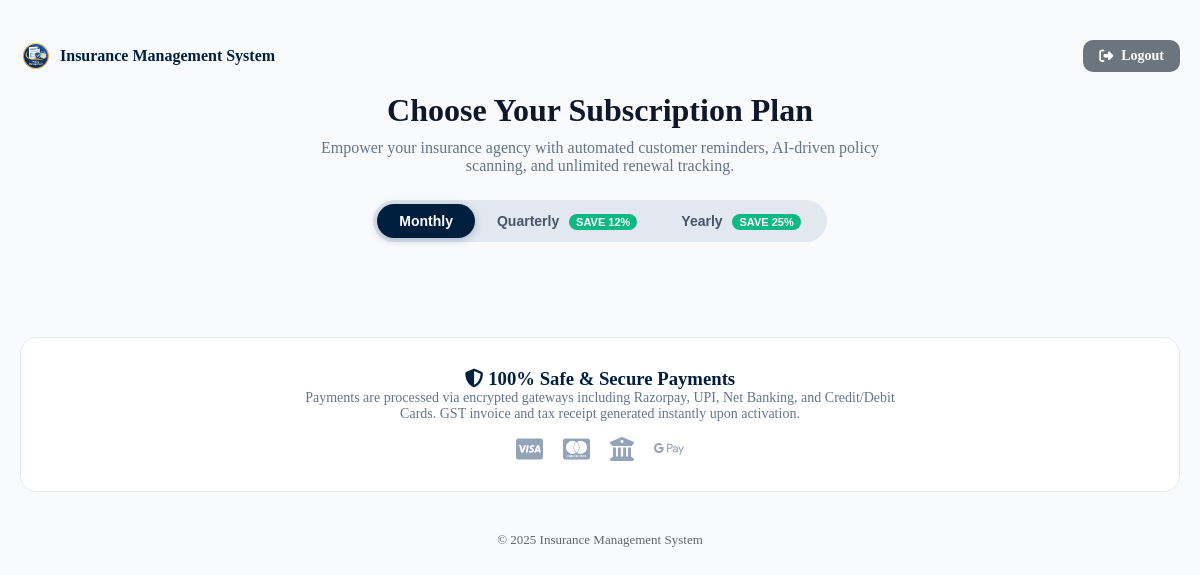
The page /agent_plans.php (signed in) on the database as committed earlier.
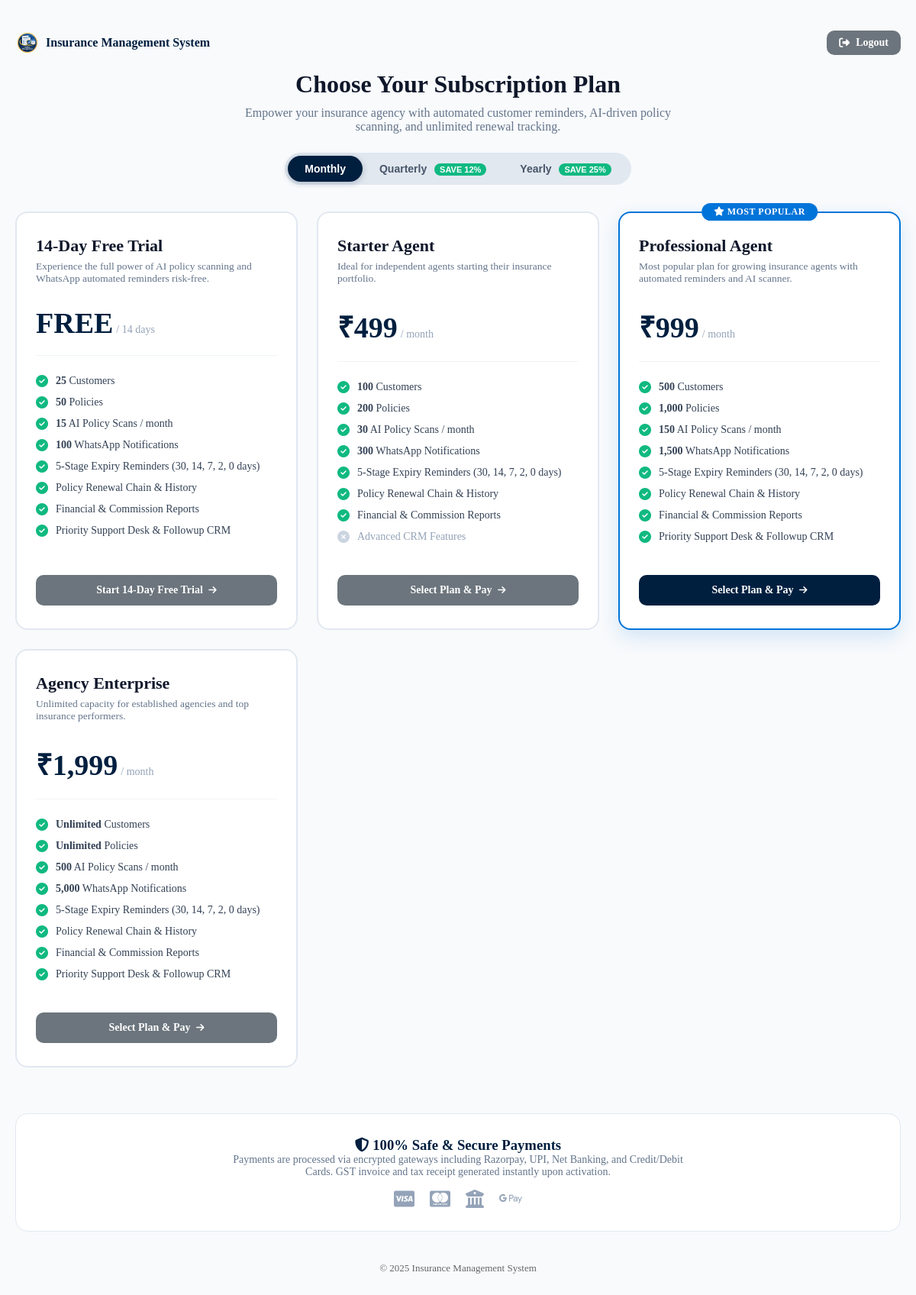
The same page on the database as committed later.
### tables this page shows
CREATE TABLE `subscription_plans` (
  `id` BIGINT AUTO_INCREMENT PRIMARY KEY,
  `name` VARCHAR(100) NOT NULL,
  `slug` VARCHAR(100) NOT NULL UNIQUE,
  `description` TEXT NULL,
  `monthly_price` DECIMAL(10,2) NOT NULL DEFAULT 0.00,
  `quarterly_price` DECIMAL(10,2) NOT NULL DEFAULT 0.00,
  `yearly_price` DECIMAL(10,2) NOT NULL DEFAULT 0.00,
  `validity_days` INT NOT NULL DEFAULT 30,
  `max_customers` INT NOT NULL DEFAULT 100,
  `max_policies` INT NOT NULL DEFAULT 200,
  `monthly_ai_scans` INT NOT NULL DEFAULT 50,
  `team_members_limit` INT NOT NULL DEFAULT 1,
  `whatsapp_limit` INT NOT NULL DEFAULT 500,
  `reports_access` BOOLEAN NOT NULL DEFAULT TRUE,
  `advanced_features` BOOLEAN NOT NULL DEFAULT FALSE,
  `is_trial` BOOLEAN NOT NULL DEFAULT FALSE,
  `trial_days` INT NOT NULL DEFAULT 0,
  `is_active` BOOLEAN NOT NULL DEFAULT TRUE,
  `display_order` INT NOT NULL DEFAULT 0,
  `created_at` DATETIME DEFAULT CURRENT_TIMESTAMP,
  `updated_at` DATETIME DEFAULT CURRENT_TIMESTAMP ON UPDATE CURRENT_TIMESTAMP,
  INDEX `idx_plan_slug` (`slug`),
  INDEX `idx_plan_active` (`is_active`)
);

### config.php (called while the page is built, shortened)
<?php
function getDBConnection() {
    try {
        for ($try = 0; ; $try++) {
            try {
                $conn = new mysqli(DB_HOST, DB_USER, DB_PASS, DB_NAME);
                break;
            } catch (mysqli_sql_exception $e) {
                if ($try >= 3 || in_array($e->getCode(), [1044, 1045, 1049], true)) throw $e;
                error_log("DB connect retry " . ($try + 1) . ": " . $e->getMessage());
                usleep([150000, 400000, 900000][$try]);
            }
        }
        $conn->set_charset("utf8mb4");
        return $conn;
    } catch (Throwable $e) {
        error_log("Database error: " . $e->getMessage());
        $msg = htmlspecialchars($e->getMessage());
        die("<div style='font-family:sans-serif;max-width:620px;margin:50px auto;padding:25px;border:1px solid #f5c6cb;background:#f8d7da;color:#721c24;border-radius:8px;box-shadow:0 4px 12px rgba(0,0,0,0.08);'>
            <h3 style='margin-top:0;color:#721c24;'>Database Error</h3>
            <p><strong>Cause:</strong> " . $msg . "</p>
            <p style='font-size:14px;color:#555;'>Please verify your credentials in <code>config.php</code> or initialize your database using <a href='setup.php' style='color:#0d6efd;font-weight:bold;'>setup.php</a>.</p>
        </div>");
    }
}
function getSetting($key, $default = null) {
    try {
        $conn = getDBConnection();
        $stmt = $conn->prepare("SELECT setting_value FROM system_settings WHERE setting_key = ?");
        $stmt->bind_param("s", $key);
        $stmt->execute();
        $result = $stmt->get_result();
        if ($result->num_rows > 0) {
            $row = $result->fetch_assoc();
            $value = $row['setting_value'];
            return $value;
        }
        return $default;
    } catch (Exception $e) {
        error_log("Get setting error: " . $e->getMessage());
        return $default;
    }
}
function agentIdForUser($conn, $uid) {
    static $memo = [];
    $uid = (int)$uid;
    $st = $conn->prepare("SELECT id FROM agents WHERE user_id = ? LIMIT 1");
    $st->bind_param('i', $uid);
    $st->execute();
    $r = $st->get_result()->fetch_row();
    return $memo[$uid] = $r ? (int)$r[0] : null;
}
function getAgentSubscription($conn, $agentId) {
    $aid = (int)$agentId;
    $stmt = $conn->prepare("SELECT s.*, p.name AS plan_name, p.slug AS plan_slug, p.description AS plan_description,
                                   p.max_customers, p.max_policies, p.monthly_ai_scans, p.whatsapp_limit,
                                   p.reports_access, p.advanced_features, p.team_members_limit,
                                   DATEDIFF(s.expiry_date, CURDATE()) AS days_left
                            FROM subscriptions s
                            JOIN subscription_plans p ON s.plan_id = p.id
                            WHERE s.agent_id = ?
                            ORDER BY (s.status = 'active' AND s.expiry_date >= CURDATE()) DESC, s.id DESC
                            LIMIT 1");
    $stmt->bind_param('i', $aid);
    $stmt->execute();
    $sub = $stmt->get_result()->fetch_assoc();
    if (!$sub) return null;
    $cRes = $conn->query("SELECT COUNT(*) FROM customers WHERE agent_id = $aid AND is_active = 1");
    $sub['actual_customer_count'] = ($cRes && ($r = $cRes->fetch_row())) ? (int)$r[0] : 0;
    $pRes = $conn->query("SELECT COUNT(*) FROM policy_entries WHERE agent_id = $aid AND deleted_at IS NULL");
    $sub['actual_policy_count'] = ($pRes && ($r = $pRes->fetch_row())) ? (int)$r[0] : 0;
    $sub['is_valid'] = ($sub['status'] === 'active' && (int)$sub['days_left'] >= 0);
    return $sub;
}
function getBranding() {
    static $cache = null;
    $defaults = [
        'site_name' => 'Insurance Management System',
        'site_logo' => 'uploads/logos/site_logo.png',
        'currency_symbol' => '₹',
        'site_footer' => ''
    ];
    try {
        $logo = getSetting('site_logo', $defaults['site_logo']);
        $cache = [
            'site_name' => getSetting('site_name', $defaults['site_name']),
            'site_logo' => $logo,
            'currency_symbol' => getSetting('currency_symbol', $defaults['currency_symbol']),
            'site_footer' => getSetting('site_footer', $defaults['site_footer'])
        ];
    } catch (Exception $e) {
        $cache = $defaults;
    }
    return $cache;
}

### agent_plans.php (the view, shortened to what this page needs)
<?php
require_once 'config.php';
$userId = (int)($_SESSION['user_id'] ?? 0);
$conn = getDBConnection();
$branding = getBranding();
$currency = $branding['currency_symbol'] ?? '₹';
$aid = agentIdForUser($conn, $userId);
$currentSub = $aid ? getAgentSubscription($conn, $aid) : null;
$plans = [];
$pRes = $conn->query("SELECT * FROM subscription_plans WHERE is_active = 1 ORDER BY display_order ASC, monthly_price ASC");
if ($pRes) {
    while ($row = $pRes->fetch_assoc()) {
        $plans[] = $row;
    }
}
?>
<!DOCTYPE html>
<html lang="en">
<head>
    <link rel="stylesheet" href="styles.css?v=5.0">
    <link rel="stylesheet" href="https://cdnjs.cloudflare.com/ajax/libs/font-awesome/6.5.1/css/all.min.css">
</head>
<body style="background: #f8fafc; font-family: inherit;">
    <div class="plans-wrapper">
        <div style="display: flex; justify-content: space-between; align-items: center; margin-bottom: 20px;">
            <a href="dashboard.php" style="display: flex; align-items: center; gap: 8px; text-decoration: none; color: #001f3f; font-weight: 600;">
                <img src="<?php echo htmlspecialchars($branding['site_logo']); ?>" alt="" width="32" height="32" onerror="this.src='uploads/logos/site_logo.png'">
                <span><?php echo htmlspecialchars($branding['site_name']); ?></span>
            </a>
            <div>
                <?php if ($currentSub && $currentSub['is_valid']): ?>
                    <a href="dashboard.php" class="btn btn-secondary" style="padding: 8px 16px; border-radius: 6px; text-decoration: none;">
                        <i class="fas fa-arrow-left"></i> Back to Dashboard
                    </a>
                <?php else: ?>
                    <a href="logout.php" class="btn btn-secondary" style="padding: 8px 16px; border-radius: 6px; text-decoration: none;">
                        <i class="fas fa-sign-out-alt"></i> Logout
                    </a>
                <?php endif; ?>
            </div>
        </div>
        <div class="plans-header" id="plans">
            <h1>Choose Your Subscription Plan</h1>
            <p>Empower your insurance agency with automated customer reminders, AI-driven policy scanning, and unlimited renewal tracking.</p>
            <div class="cycle-switcher">
                <button type="button" class="cycle-btn active" onclick="switchCycle('monthly')">Monthly</button>
                <button type="button" class="cycle-btn" onclick="switchCycle('quarterly')">Quarterly <span class="save-tag">SAVE 12%</span></button>
                <button type="button" class="cycle-btn" onclick="switchCycle('yearly')">Yearly <span class="save-tag">SAVE 25%</span></button>
            </div>
        </div>
        <div class="plans-grid">
            <?php foreach ($plans as $p):
                $isPopular = ($p['slug'] === 'professional-agent');
                $isTrial = (bool)$p['is_trial'];
                $isCurrent = ($currentSub && (int)$currentSub['plan_id'] === (int)$p['id'] && $currentSub['is_valid']);
            ?>
            <div class="plan-card <?php echo $isPopular ? 'popular' : ''; ?>">
                <?php if ($isPopular): ?>
                    <span class="popular-badge"><i class="fas fa-star"></i> Most Popular</span>
                <?php endif; ?>
                <div class="plan-title"><?php echo htmlspecialchars($p['name']); ?></div>
                <div class="plan-desc"><?php echo htmlspecialchars($p['description']); ?></div>
                <div class="plan-price-wrap">
                    <?php if ($isTrial): ?>
                        <span class="plan-price">FREE</span>
                        <span class="plan-period">/ <?php echo (int)$p['trial_days']; ?> days</span>
                    <?php else: ?>
                        <div class="price-val" data-monthly="<?php echo (float)$p['monthly_price']; ?>" data-quarterly="<?php echo (float)$p['quarterly_price']; ?>" data-yearly="<?php echo (float)$p['yearly_price']; ?>">
                            <span class="plan-price"><?php echo $currency; ?><span class="amt"><?php echo number_format($p['monthly_price']); ?></span></span>
                            <span class="plan-period">/ month</span>
                        </div>
                    <?php endif; ?>
                </div>
                <ul class="feature-list">
                    <li>
                        <i class="fas fa-check-circle"></i>
                        <span><strong><?php echo (int)$p['max_customers'] > 99999 ? 'Unlimited' : number_format($p['max_customers']); ?></strong> Customers</span>
                    </li>
                    <li>
                        <i class="fas fa-check-circle"></i>
                        <span><strong><?php echo (int)$p['max_policies'] > 99999 ? 'Unlimited' : number_format($p['max_policies']); ?></strong> Policies</span>
                    </li>
                    <li>
                        <i class="fas fa-check-circle"></i>
                        <span><strong><?php echo number_format($p['monthly_ai_scans']); ?></strong> AI Policy Scans / month</span>
                    </li>
                    <li>
                        <i class="fas fa-check-circle"></i>
                        <span><strong><?php echo number_format($p['whatsapp_limit']); ?></strong> WhatsApp Notifications</span>
                    </li>
                    <li>
                        <i class="fas fa-check-circle"></i>
                        <span>5-Stage Expiry Reminders (30, 14, 7, 2, 0 days)</span>
                    </li>
                    <li>
                        <i class="fas fa-check-circle"></i>
                        <span>Policy Renewal Chain & History</span>
                    </li>
                    <li>
                        <?php if ($p['reports_access']): ?>
                            <i class="fas fa-check-circle"></i>
                            <span>Financial & Commission Reports</span>
                        <?php else: ?>
                            <i class="fas fa-times-circle"></i>
                            <span style="color:#94a3b8;">Reports Access</span>
                        <?php endif; ?>
                    </li>
                    <li>
                        <?php if ($p['advanced_features']): ?>
                            <i class="fas fa-check-circle"></i>
                            <span>Priority Support Desk & Followup CRM</span>
                        <?php else: ?>
                            <i class="fas fa-times-circle"></i>
                            <span style="color:#94a3b8;">Advanced CRM Features</span>
                        <?php endif; ?>
                    </li>
                </ul>
                <div style="margin-top: auto;">
                    <?php if ($isCurrent): ?>
                        <button type="button" class="btn btn-secondary btn-block" style="width: 100%; padding: 12px; font-weight: 600;" disabled>
                            <i class="fas fa-check"></i> Current Plan
                        </button>
                    <?php else: ?>
                        <a href="payment_checkout.php?plan_id=<?php echo $p['id']; ?>&cycle=monthly" class="btn <?php echo $isPopular ? 'btn-primary' : 'btn-secondary'; ?> btn-block checkout-link" data-plan-id="<?php echo $p['id']; ?>" style="width: 100%; text-align: center; padding: 12px; font-weight: 600; text-decoration: none; display: block; border-radius: 8px;">
                            <?php echo $isTrial ? 'Start 14-Day Free Trial' : ($isCurrent ? 'Renew Plan' : 'Select Plan & Pay'); ?> <i class="fas fa-arrow-right" style="font-size: 12px; margin-left: 4px;"></i>
                        </a>
                    <?php endif; ?>
                </div>
            </div>
            <?php endforeach; ?>
        </div>
        <div style="margin-top: 60px; background: white; border-radius: 16px; padding: 30px; border: 1px solid #e2e8f0; text-align: center;">
            <h3 style="margin-top: 0; color: #001f3f;"><i class="fas fa-shield-halved"></i> 100% Safe & Secure Payments</h3>
            <p style="color: #64748b; font-size: 14px; max-width: 600px; margin: 0 auto 15px;">
                Payments are processed via encrypted gateways including Razorpay, UPI, Net Banking, and Credit/Debit Cards.
                GST invoice and tax receipt generated instantly upon activation.
            </p>
            <div style="display: flex; justify-content: center; gap: 20px; color: #94a3b8; font-size: 24px;">
                <i class="fab fa-cc-visa"></i>
                <i class="fab fa-cc-mastercard"></i>
                <i class="fas fa-building-columns"></i>
                <i class="fab fa-google-pay"></i>
            </div>
        </div>
        <div class="login-footer" style="margin-top: 40px; text-align: center;">
            <p><?php echo htmlspecialchars($branding['site_footer'] ?: '© ' . date('Y') . ' ' . $branding['site_name']); ?></p>
        </div>
    </div>
</body>
</html>

### agent_plans.php (style rules this page uses)
.plans-wrapper { max-width: 1200px; margin: 40px auto; padding: 0 20px; }
.plans-header { text-align: center; margin-bottom: 35px; }
.plans-header h1 { font-size: 32px; color: #0f172a; margin-bottom: 10px; }
.plans-header p { font-size: 16px; color: #64748b; max-width: 600px; margin: 0 auto; }
.cycle-switcher { display: inline-flex; background: #e2e8f0; padding: 4px; border-radius: 30px; margin-top: 25px; }
.cycle-btn { border: none; background: transparent; padding: 9px 22px; border-radius: 25px; font-weight: 600; font-size: 14px; color: #475569; cursor: pointer; transition: all 0.2s; }
.cycle-btn.active { background: #001f3f; color: #ffffff; box-shadow: 0 2px 8px rgba(0, 31, 63, 0.25); }
.save-tag { background: #10b981; color: white; font-size: 11px; padding: 2px 7px; border-radius: 12px; margin-left: 6px; font-weight: 700; }
.plans-grid { display: grid; grid-template-columns: repeat(auto-fit, minmax(280px, 1fr)); gap: 25px; margin-top: 30px; }
.plan-card { background: #ffffff; border: 2px solid #e2e8f0; border-radius: 16px; padding: 30px 25px; display: flex; flex-direction: column; position: relative; transition: all 0.25s ease; }
.plan-card.popular { border-color: #0074D9; box-shadow: 0 10px 25px rgba(0, 116, 217, 0.15); }
.popular-badge { position: absolute; top: -13px; left: 50%; transform: translateX(-50%); background: #0074D9; color: white; font-size: 12px; font-weight: 700; text-transform: uppercase; letter-spacing: 0.5px; padding: 4px 16px; border-radius: 20px; }
.plan-title { font-size: 22px; font-weight: 700; color: #0f172a; margin-bottom: 6px; }
.plan-desc { font-size: 13.5px; color: #64748b; min-height: 40px; margin-bottom: 20px; }
.plan-price-wrap { margin-bottom: 25px; padding-bottom: 20px; border-bottom: 1px solid #f1f5f9; }
.plan-price { font-size: 38px; font-weight: 800; color: #001f3f; }
.plan-period { font-size: 14px; color: #94a3b8; font-weight: 500; }
.feature-list { list-style: none; padding: 0; margin: 0 0 30px 0; flex-grow: 1; }
.feature-list li { font-size: 14px; color: #334155; margin-bottom: 12px; display: flex; align-items: center; gap: 10px; }
.feature-list li i.fa-check-circle { color: #10b981; font-size: 16px; }
.feature-list li i.fa-times-circle { color: #cbd5e1; font-size: 16px; }

Rows that differ between the two databases and show on the page:
added subscription_plans: name "14-Day Free Trial", description "Experience the full power of AI policy scanning and WhatsApp automated reminders risk-free.", trial_days "14", max_customers "25", max_policies "50", monthly_ai_scans "15", whatsapp_limit "100", reports_access 1 (drawn), advanced_features 1 (drawn), is_trial "Start 14-Day Free Trial"
added subscription_plans: name "Starter Agent", description "Ideal for independent agents starting their insurance portfolio.", monthly_price "499", max_customers "100", max_policies "200", monthly_ai_scans "30", whatsapp_limit "300", reports_access 1 (drawn), advanced_features 0 (drawn), $p['id'] 1 (drawn), is_trial "Select Plan & Pay"
added subscription_plans: shows "MOST POPULAR", name "Professional Agent", description "Most popular plan for growing insurance agents with automated reminders and AI scanner.", monthly_price "999", max_customers "500", max_policies "1,000", monthly_ai_scans "150", whatsapp_limit "1,500", reports_access 1 (drawn), advanced_features 1 (drawn), is_trial "Select Plan & Pay"
added subscription_plans: name "Agency Enterprise", description "Unlimited capacity for established agencies and top insurance performers.", monthly_price "1,999", max_customers "Unlimited", max_policies "Unlimited", monthly_ai_scans "500", whatsapp_limit "5,000", reports_access 1 (drawn), advanced_features 1 (drawn), is_trial "Select Plan & Pay"
